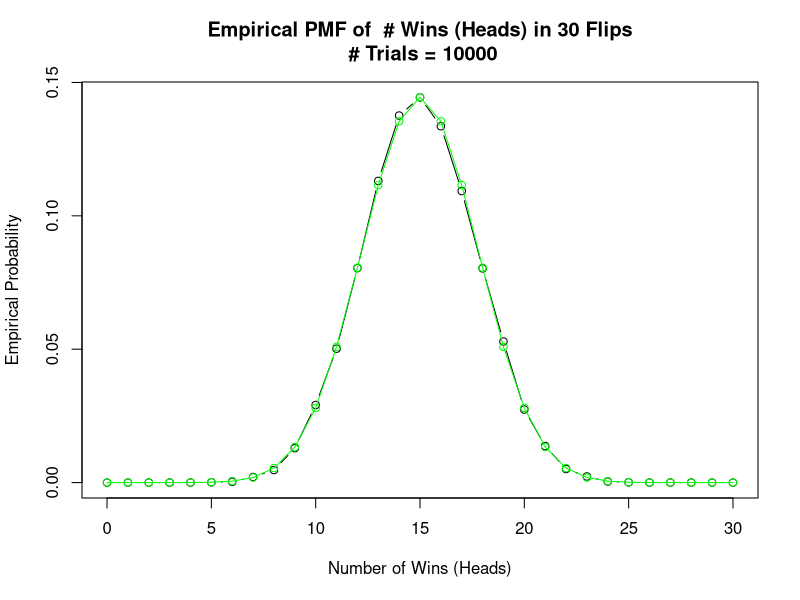
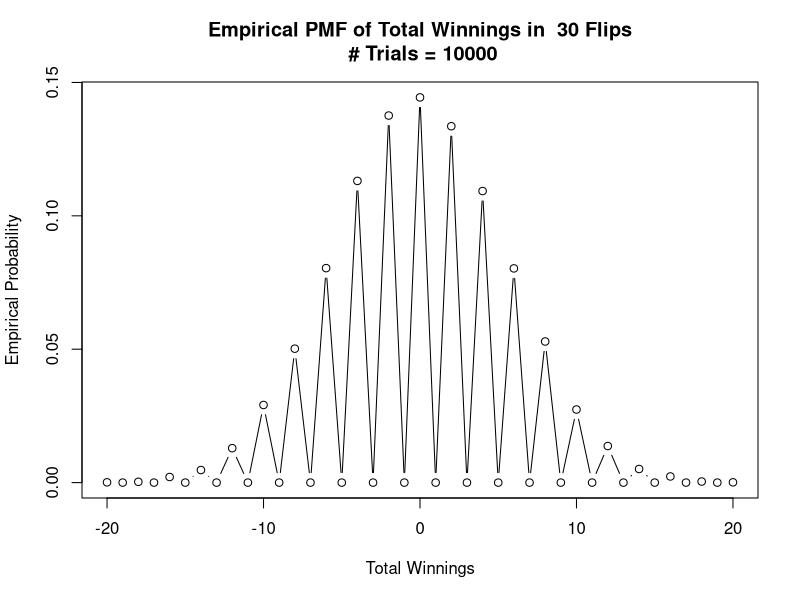
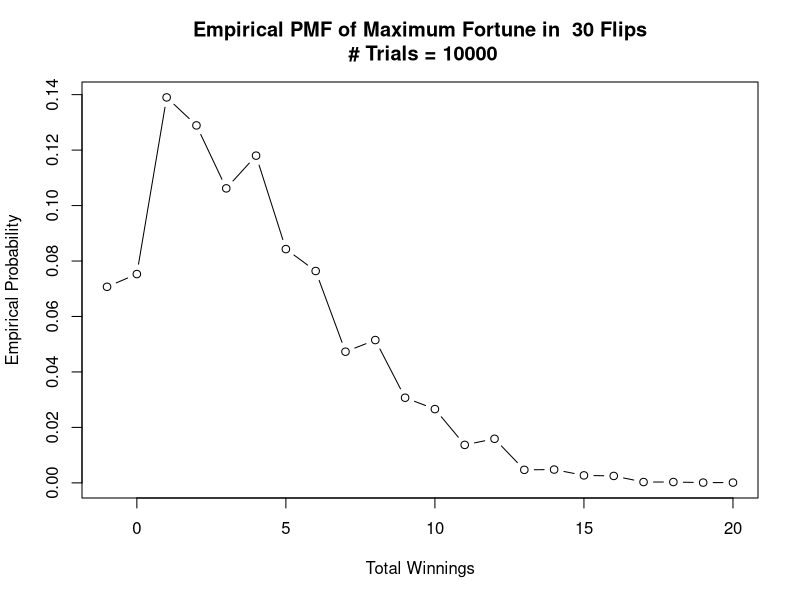
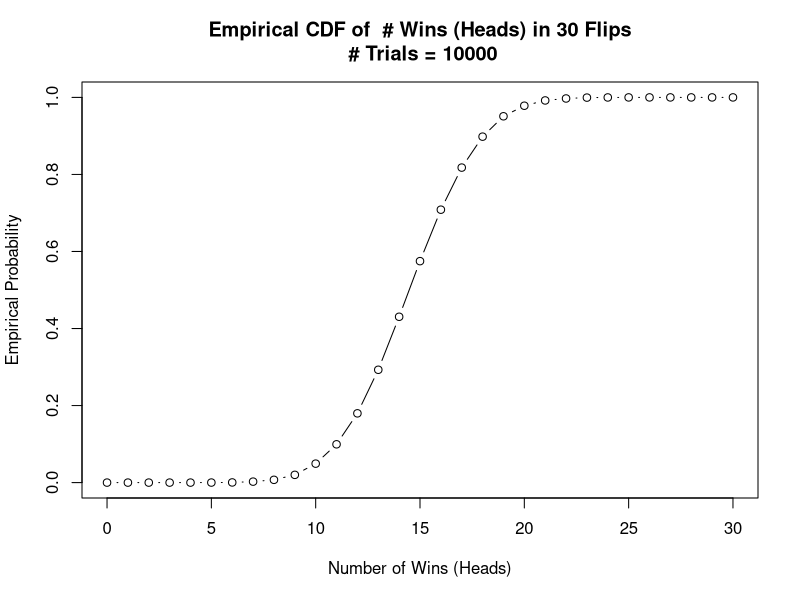
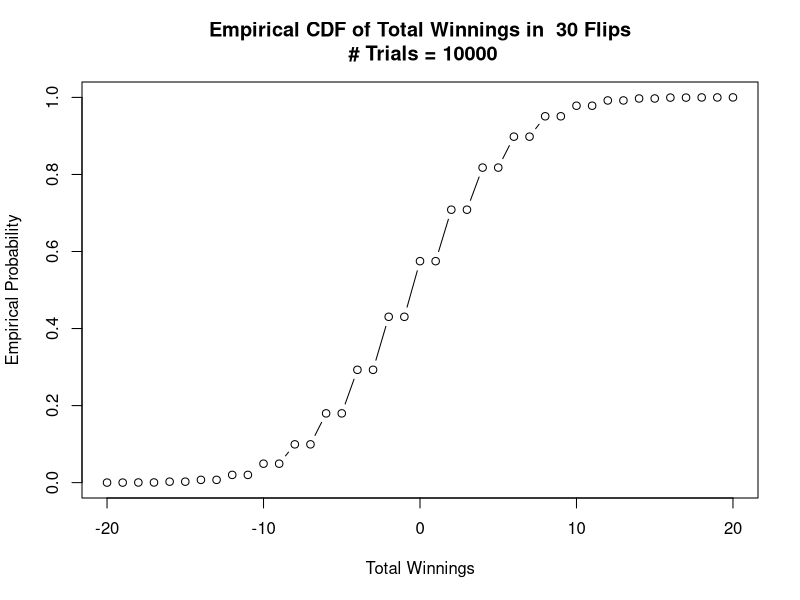
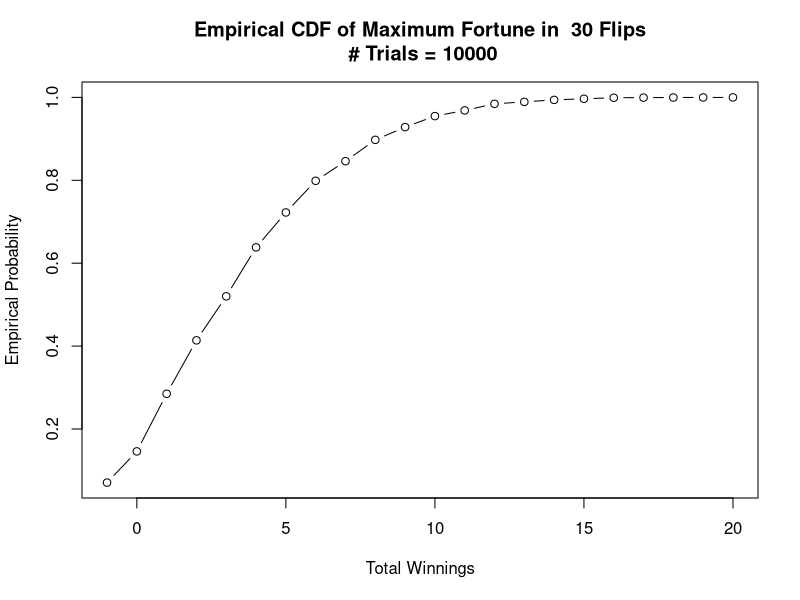
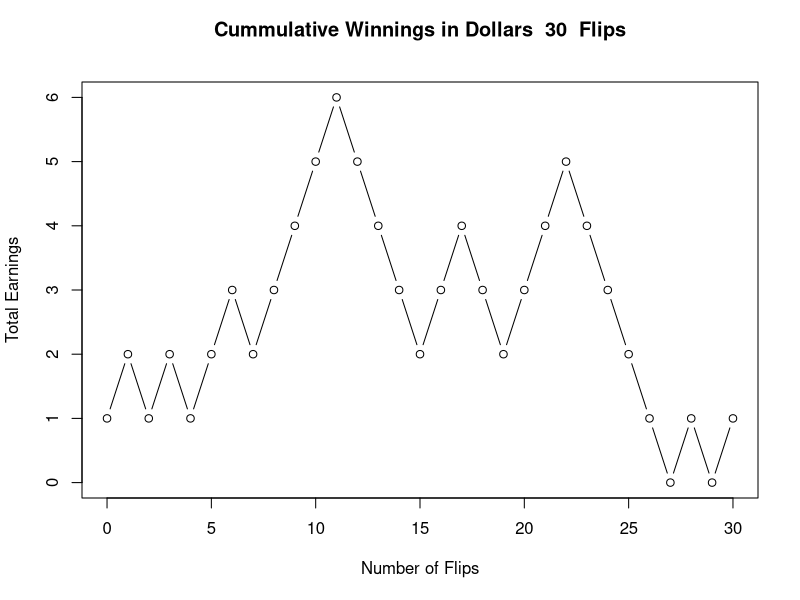

Reproduce these figures in R, in order.
## ---- chunk 1
totalGamesPlayed <- 10000; 

gameLength <- 30;
win <- 1;
loss <- -1;

#Placeholders to Store Results
numTossesWon <- 0*c(1:totalGamesPlayed);
totalWinnings <- 0*c(1:totalGamesPlayed);
maxFortune <- 0*c(1:totalGamesPlayed);
## ---- chunk 2
for (j in seq(from=1,to=totalGamesPlayed,by=1))
{
  #Play the Game
  gameOutcomes <- sample(c(loss,win), size=gameLength, replace=TRUE)
  
  ## NEED TO CHANGE numTossesWon, totalwinnings, and maxFortune
  
  ## (1) Number of Tosses Byron Won (i.e., how many heads) ##
  numTossesWon[j] <- sum(gameOutcomes==1); 
  
  ## (2) What is Byron's Final Total ##
  totalWinnings[j] <- sum(gameOutcomes); 
  
  ## (3) What is Byron's Maximum Fortune ##
  maxFortune[j] <- max(cumsum(gameOutcomes));  
}

## ---- chunk 3
minTossesWon <- 0; 
maxTossesWon <- gameLength*(1);

xTossesWon <- c(minTossesWon:maxTossesWon);  
pTossesWon <- 0*c(minTossesWon:maxTossesWon); # PMF of tosses won
cTossesWon <- 0*c(minTossesWon:maxTossesWon); # CDF of tosses won
pTossesWon_2 <- 0*c(minTossesWon:maxTossesWon);

for (j in seq(from=1,to=length(xTossesWon),by=1))
{
  pTossesWon[j] <- sum(numTossesWon==xTossesWon[j])/totalGamesPlayed;
}

for (j in seq(from=1,to=31,by=1))
{
  num <- j-1
  pTossesWon_2[j] <- (factorial(30)/(factorial(num)*factorial(30-num)))*(1/2)^(num) *(1/2)^(30-num);
}

cTossesWon <- cumsum(pTossesWon);

## ---- chunk 4

minTotalWinning <- min(totalWinnings); 
maxTotalWinning <- max(totalWinnings); 

xTotalWin <- c(minTotalWinning:maxTotalWinning);
pTotalWin <- 0*c(minTotalWinning:maxTotalWinning);
cTotalWin <- 0*c(minTotalWinning:maxTotalWinning);

for (j in seq(from=1,to=length(xTotalWin),by=1))
{
  pTotalWin[j] <- sum(totalWinnings==xTotalWin[j])/totalGamesPlayed;
}
cTotalWin <- cumsum(pTotalWin);
## ---- chunk 5
minFortuneVal <- min(maxFortune); 
maxFortuneVal <- max(maxFortune); 

xFortune <- c(minFortuneVal:maxFortuneVal);
pFortune <- 0*c(minFortuneVal:maxFortuneVal);
cFortune <- 0*c(minFortuneVal:maxFortuneVal);

for (j in seq(from=1,to=length(xFortune),by=1))
{
  pFortune[j] <- sum(maxFortune==xFortune[j])/totalGamesPlayed;
}

cFortune <- cumsum(pFortune); 
## ---- chunk 6
# (1) Wins 
# PMFs
plotTitle <- paste("Empirical PMF of \ # Wins (Heads) in ", gameLength, " Flips\n","\ # Trials = ", totalGamesPlayed, sep = "");
plot(xTossesWon,pTossesWon,xlab="Number of Wins (Heads)", ylab="Empirical Probability",type='b',main=plotTitle)
lines(xTossesWon,pTossesWon_2, col = "green")
points(xTossesWon,pTossesWon_2, col = "green")
## ---- chunk 7
## (2) Total Winnings
plotTitle <- paste("Empirical PMF of Total Winnings in  ", gameLength, " Flips\n","\ # Trials = ", totalGamesPlayed, sep = "");
plot(xTotalWin,pTotalWin,xlab="Total Winnings", ylab="Empirical Probability",type='b',main=plotTitle)
## ---- chunk 8
## (3) Maximum Fortune
plotTitle <- paste("Empirical PMF of Maximum Fortune in  ", gameLength, " Flips\n","\ # Trials = ", totalGamesPlayed, sep = "");
plot(xFortune,pFortune,xlab="Total Winnings", ylab="Empirical Probability",type='b',main=plotTitle)
## ---- chunk 9
# (1) Wins
plotTitle <- paste("Empirical CDF of \ # Wins (Heads) in ", gameLength, " Flips\n","\ # Trials = ", totalGamesPlayed, sep = "");
plot(xTossesWon,cTossesWon,xlab="Number of Wins (Heads)", ylab="Empirical Probability",type='b',main=plotTitle)

# (2) Total Winnings
plotTitle <- paste("Empirical CDF of Total Winnings in  ", gameLength, " Flips\n","\ # Trials = ", totalGamesPlayed, sep = "");
plot(xTotalWin,cTotalWin,xlab="Total Winnings", ylab="Empirical Probability",type='b',main=plotTitle)

# (3) Maximum Fortune
plotTitle <- paste("Empirical CDF of Maximum Fortune in  ", gameLength, " Flips\n","\ # Trials = ", totalGamesPlayed, sep = "");
plot(xFortune,cFortune,xlab="Total Winnings", ylab="Empirical Probability",type='b',main=plotTitle)
## ---- chunk 10
# random loss or win array
randArr <- 0*c(minTossesWon:maxTossesWon);
#cummulatuve array (holds current $ value)
cumArr <- 0*c(minTossesWon:maxTossesWon);
numFlips <- 0*c(minTossesWon:maxTossesWon);
possValues <- 0*c(2)
possValues[1] <- -1
possValues[2] <- 1
for (j in seq(from=1,to=31,by=1))
{
  i <- sample(1:2, 1)
  randArr[j] <- possValues[i];
}
cumArr[1]<-randArr[1]
for (j in seq(from=2,to=31,by=1))
{
  cumArr[j] <- cumArr[j-1] + randArr[j];
}
for (j in seq(from=1,to=31,by=1))
{
  numFlips[j] <- (j-1)
}

plotTitle <- paste("Cummulative Winnings in Dollars ", gameLength, " Flips\n");
plot(numFlips,cumArr,xlab="Number of Flips", ylab="Total Earnings",type='b',main=plotTitle)
